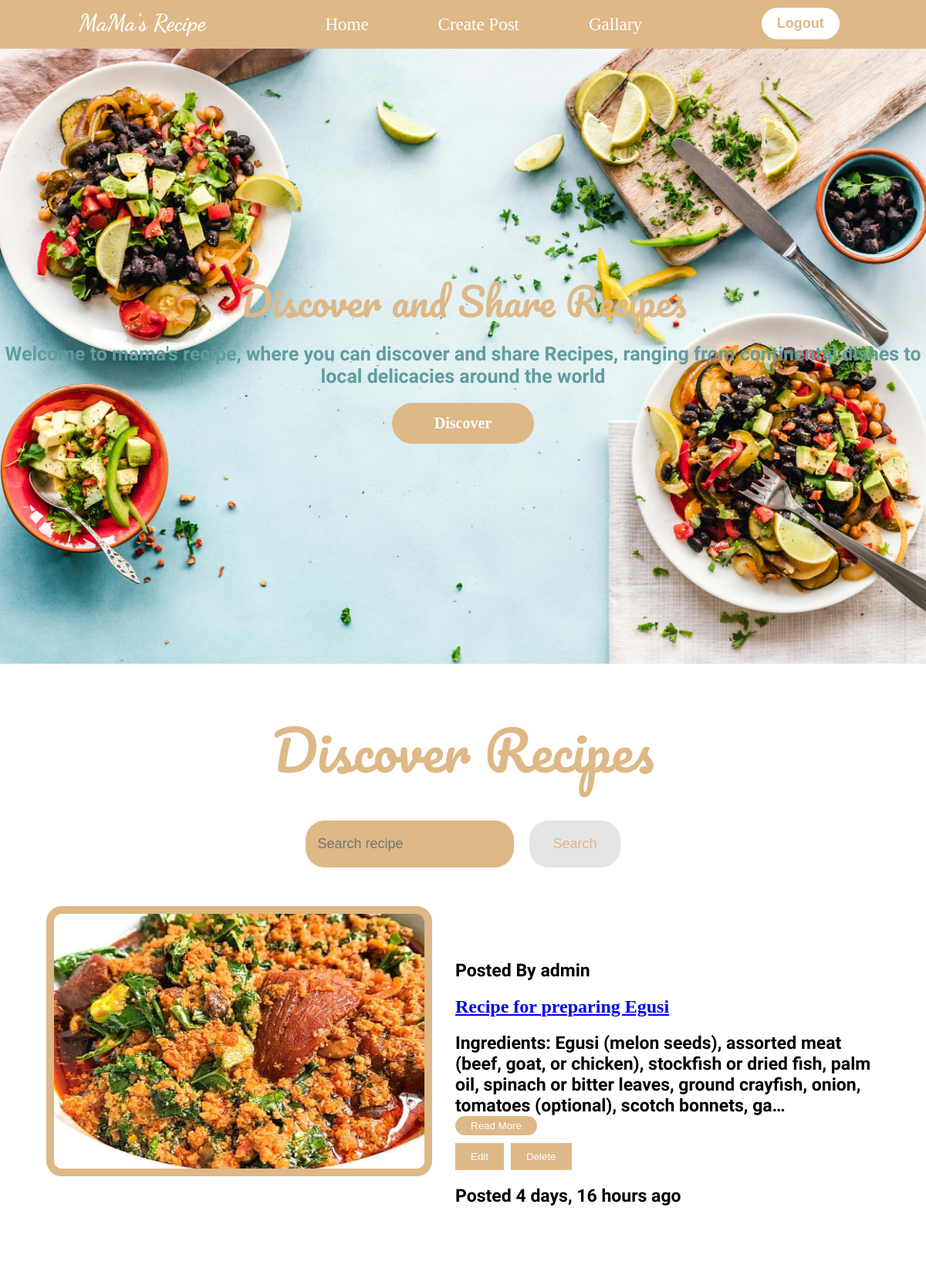
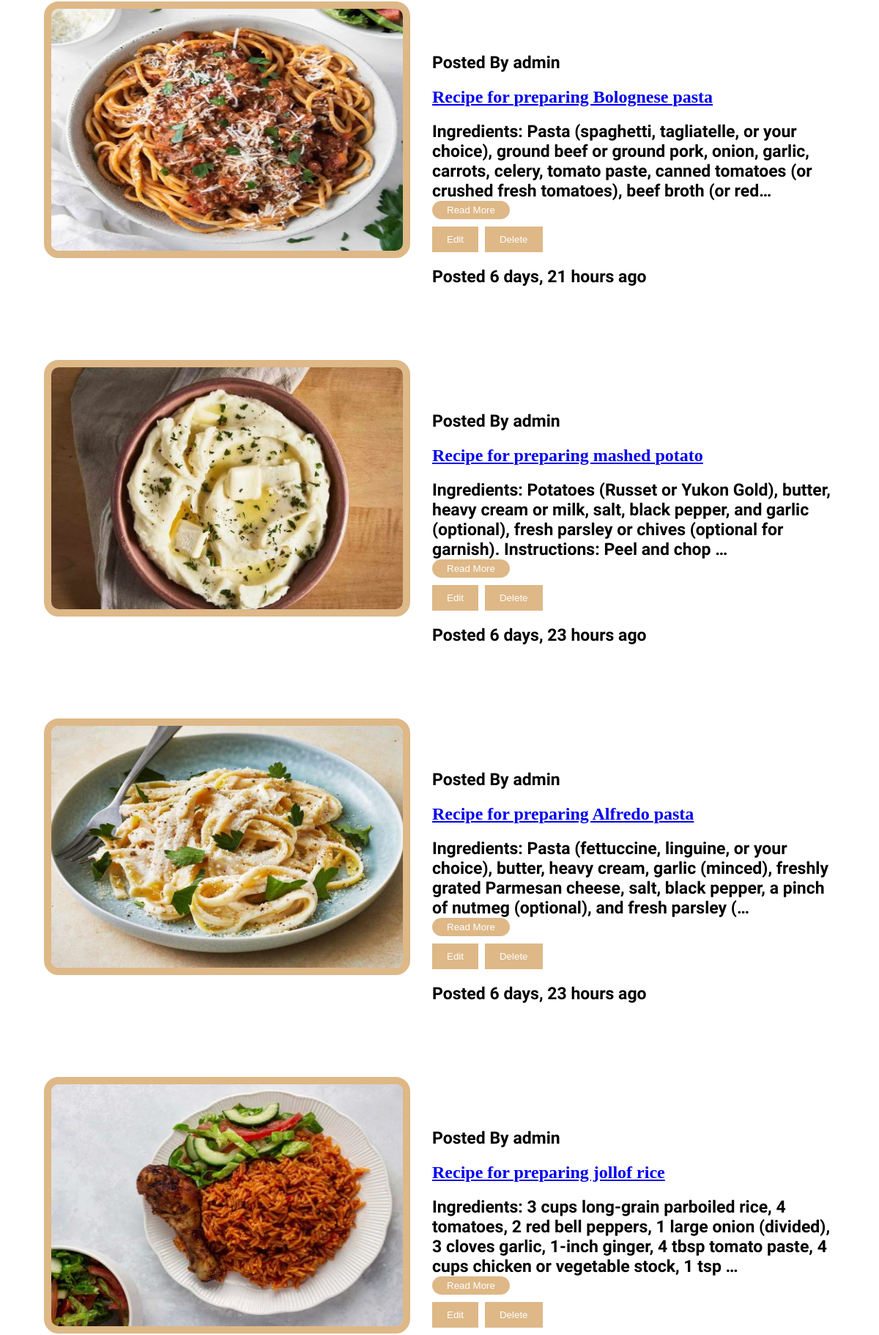
The app's page / (signed in, upper part) with its own data (2 pictures, top to bottom).
### blog/models.py (models this page shows, shortened)
class Post(models.Model):
    author = models.ForeignKey(User, on_delete=models.CASCADE)
    title = models.CharField(max_length=250)
    body = models.TextField()
    date_created = models.DateTimeField(auto_now=True)
    image = models.ImageField(default='default.jpg', blank=True)

### blog/views.py (the view)
# urls.py: path('', views.postViews.as_view(), name='Home'),
class postViews(LoginRequiredMixin,ListView):
    model = Post
    template_name = 'index.html'
    context_object_name = 'posts'
    def get_queryset(self):
        return Post.objects.order_by('-date_created')

### templates/index.html (shortened to what this page needs)
{% extends "base.html" %}
{% load static %}
  {% block content %}
<section class="heros">
<div class="text-content">
<h1>Discover and Share Recipes</h1>
<p>Welcome to mama's recipe, where you can discover and share Recipes, ranging from continental dishes to local delicacies around the world</p>
<a href="#discover"><button>Discover</button></a>
</div>
</section>
<section class="post" id="discover">
    <h1 class="h1">Discover Recipes</h1>
    <form action="{% url 'search-result' %}" class="formbar" method="POST">
        <input type="search" placeholder="Search recipe"  name="searched" >
        <a href=""><button>Search</button></a>
    </form>
    <div class="flex-post">
        {% for post in posts  %}
        <div class="main-post">
            <div class="main-post-img">
                <img src={{post.image.url}} alt="" class="wh">
            </div>
            <div class="main-post-text">
                <p>Posted By {{post.author}}</p>
                <a href="{% url 'post' post.id %}"><h1>{{post.title}}</h1></a>
                <p>{{post.body | truncatechars:200}}</p> <span> <a href="{% url 'post' post.id %}"><button class='rm'>Read More</button></a></span>
                {% if user == post.author %}
                <div>
                    <a href="{% url 'post-update' post.id %}"><button class="but1">Edit</button></a>
                    <a href="{% url 'post-delete' post.id %}"><button class="but2">Delete</button></a>
                </div>
                {% endif %}
                <p>Posted {{post.date_created | timesince}} ago</p>
            </div>
        </div>
        {% endfor %}
    </div>
</section>
{% endblock content %}

### templates/base.html (shortened to what this page needs)
<!DOCTYPE html>
<html lang="en">
    <head>
    {% load static %}
    <link rel="stylesheet" href="{% static "Css/style.css" %}">
    <link rel="stylesheet" href="https://cdnjs.cloudflare.com/ajax/libs/font-awesome/6.6.0/css/all.min.css" />
</head>
<body>
    <div class="postion">
        {% if user.is_authenticated %}
  <nav class="navbar">
            <div class="blog-name">
                <p>MaMa's Recipe</p>
            </div>
            <div>
                <ul class="blog-links">
                    <a href="{% url 'Home' %}"><li>Home</li></a>
                    <a href='{% url "post-create" %}'><li>Create Post</li></a>
                    <a href="#"><li>Gallary</li></a>
                </ul>
            </div>
           <div class="login">
           <a href="{% url "logout" %}"><button>Logout</button></a>
           </div>
        </nav>
    </div>
    {% endif %}
    {% block content %}
    {% endblock content %}
</body>
</html>

### static/Css/style.css (style rules this page uses)
* { margin: 0; padding: 0; box-sizing: border-box; }
body { margin-top: 60px; }
.navbar { display: flex; justify-content: space-around; background-color: rgb(222, 184, 135); padding: 10px 15px; position: fixed; top: 0; left: 0; overflow: hidden; width: 100%; z-index: 1000000000000000022222222222222204444444444; border-bottom: 2px burlywood solid; }
.navbar .blog-name { font-size: 30px; font-family: cursive; font-weight: 900; color: white; padding-left: 10px; padding-top: 1px; font-family: "Dancing Script", cursive; font-optical-sizing: auto; font-style: normal; }
.navbar .blog-links { display: flex; gap: 90px; list-style: none; padding-top:9px ; }
.navbar .blog-links a { text-decoration: none; }
.navbar .blog-links li { color: white; font-size: 23px; cursor: pointer; }
.navbar .login button { padding: 10px 20px; outline: none; border: none; background-color: white; font-weight: bold; font-size: large; border-radius: 29px; color: burlywood; cursor: pointer; margin-right: 20px; }
.heros { height: 100vh; background: url(/static/img/pexels-ella-olsson-572949-1640774.jpg); background-position: center; background-repeat: no-repeat; background-size: cover; display: flex; justify-content: center; align-items: center; }
.heros .text-content { text-align: center; }
.heros .text-content h1 { font-family: "Pacifico", cursive; font-weight: 300; font-size: 50px; color: rgb(222, 184, 135); margin-bottom: 10px; }
.heros .text-content p { font-family: "Festive", cursive; font-weight: 700; font-style: normal; font-size: 25px; color: cadetblue; }
.heros .text-content button { padding: 15px 55px; outline: none; border: none; background-color: rgb(222, 184, 135); border-radius: 105px; color: white; font-size: 20px; margin-top: 20px; font-family: cursive; font-weight: 800; }
.post { margin: auto; width: 90%; padding-top: 50px; }
.post .h1 { text-align: center; font-family: "Pacifico", cursive; font-weight: 300; font-size: 70px; color: rgb(222, 184, 135); margin-bottom: 30px; }
.post .main-post { display: flex; gap: 30px; margin-bottom: 100px; }
.post .main-post .main-post-img img { border: 10px solid burlywood; border-radius: 20px; }
.main-post-text { padding-top: 50px; }
.main-post-text p { margin-top: 20px; font-size: 23px; font-family: "Oregano", cursive; font-weight: 600; font-style: normal; }
.main-post-text h1 { margin-top: 20px; }
.rm { padding: 5px 20px; color: white; background-color: burlywood; outline: none; border: none; border-radius: 15px; }
.but1, .but2 { padding: 10px 20px; margin-top: 10px; outline: none; border: none; background-color: burlywood; color: white; margin-right: 5px; }
.formbar { display: flex; justify-content: center; margin-bottom: 50px; }
.formbar input { width: 25%; margin-right: 20px; border-radius: 25px; padding: 15px 15px; border: none; outline: none; background-color: burlywood; font-size: large; }
.formbar button { padding: 20px 30px; border: none; outline: none; border-radius: 25px; background-color: #46414123; color: burlywood; font-size: large; }
.wh { width: 500px; height: 350px; }

### records on screen
Post: image (picture), author "admin", title "Recipe for preparing Egusi", body "Ingredients: Egusi (melon seeds), assorted meat (beef, goat, or chicken), stockfish or dried fish, palm oil, spinach or bitter leaves, ground crayfish, onion, tomatoes (optional), scotch bonnets, ga…", shows "Edit", date_created "4 days, 16 hours"
Post: image (picture), author "admin", title "Recipe for preparing Bolognese pasta", body "Ingredients: Pasta (spaghetti, tagliatelle, or your choice), ground beef or ground pork, onion, garlic, carrots, celery, tomato paste, canned tomatoes (or crushed fresh tomatoes), beef broth (or red…", shows "Edit", date_created "6 days, 21 hours"
Post: image (picture), author "admin", title "Recipe for preparing mashed potato", body "Ingredients: Potatoes (Russet or Yukon Gold), butter, heavy cream or milk, salt, black pepper, and garlic (optional), fresh parsley or chives (optional for garnish). Instructions: Peel and chop …", shows "Edit", date_created "6 days, 23 hours"
Post: image (picture), author "admin", title "Recipe for preparing Alfredo pasta", body "Ingredients: Pasta (fettuccine, linguine, or your choice), butter, heavy cream, garlic (minced), freshly grated Parmesan cheese, salt, black pepper, a pinch of nutmeg (optional), and fresh parsley (…", shows "Edit", date_created "6 days, 23 hours"
Post: image (picture), author "admin", title "Recipe for preparing jollof rice", body "Ingredients: 3 cups long-grain parboiled rice, 4 tomatoes, 2 red bell peppers, 1 large onion (divided), 3 cloves garlic, 1-inch ginger, 4 tbsp tomato paste, 4 cups chicken or vegetable stock, 1 tsp …", shows "Edit"
